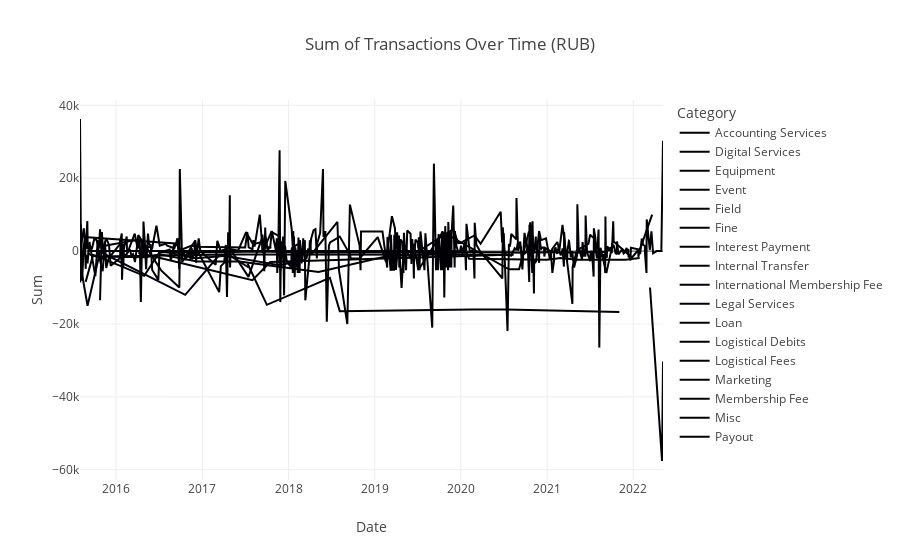
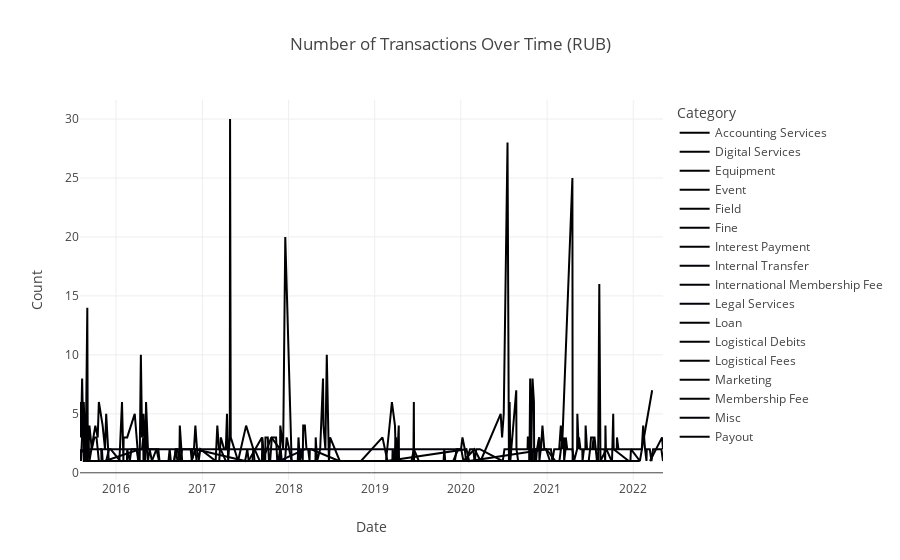

Notebook source saved alongside these figures, in order:
### Code cell
# Group the DataFrame by 'Category' and 'Date' and calculate the sum of 'Sum' and the count of transactions
category_sum_over_time = df_fin_rub.groupby(['Category', 'Date'])['Sum'].sum().reset_index()
category_count_over_time = df_fin_rub.groupby(['Category', 'Date']).size().reset_index(name='Count')

# Create a line graph for the sum of transactions over time for each category
fig_sum_over_time = px.line(category_sum_over_time, x='Date', y='Sum', color='Category',
                            title='Sum of Transactions Over Time (RUB)')

# Create a line graph for the number of transactions over time for each category
fig_count_over_time = px.line(category_count_over_time, x='Date', y='Count', color='Category',
                              title='Number of Transactions Over Time (RUB)')

# Show the interactive graphs
fig_sum_over_time.show()
fig_count_over_time.show()

### Figure 1 — Plotly figure (JSON) as saved in the notebook; plotly's stock layout.template omitted (floating-point values rounded to 4 significant figures; data arrays with more than 128 entries replaced by an {"elided": "..."} marker saying what was removed)
{"data": [{"hovertemplate": "Category=Accounting Services<br>Date=%{x}<br>Sum=%{y}<extra></extra>", "legendgroup": "Accounting Services", "line": {"color": "#000001", "dash": "solid"}, "marker": {"symbol": "circle"}, "mode": "lines", "name": "Accounting Services", "orientation": "v", "showlegend": true, "type": "scatter", "x": ["2016-04-04T00:00:00", "2017-08-01T00:00:00", "2017-10-15T00:00:00", "2020-07-16T00:00:00"], "xaxis": "x", "y": [-430, -8000, -3000, -1000], "yaxis": "y"}, {"hovertemplate": "Category=Digital Services<br>Date=%{x}<br>Sum=%{y}<extra></extra>", "legendgroup": "Digital Services", "line": {"color": "#000002", "dash": "solid"}, "marker": {"symbol": "circle"}, "mode": "lines", "name": "Digital Services", "orientation": "v", "showlegend": true, "type": "scatter", "x": ["2015-09-02T00:00:00", "2015-09-15T00:00:00", "2015-10-25T00:00:00", "2016-05-07T00:00:00", "2016-07-03T00:00:00", "2016-12-10T00:00:00", "2017-06-06T00:00:00", "2018-05-08T00:00:00", "2019-02-21T00:00:00", "2020-01-25T00:00:00", "2020-02-05T00:00:00", "2020-12-29T00:00:00", "2021-02-05T00:00:00", "2021-02-25T00:00:00", "2021-05-08T00:00:00", "2021-11-29T00:00:00", "2022-01-28T00:00:00"], "xaxis": "x", "y": [-500, -1000, -1500, -1714, -900, -2882, -2860, -5720, -1440, -316, -2084, -2399, -2080, -1908, -2362, -2360, -1911], "yaxis": "y"}, {"hovertemplate": "Category=Equipment<br>Date=%{x}<br>Sum=%{y}<extra></extra>", "legendgroup": "Equipment", "line": {"color": "#000003", "dash": "solid"}, "marker": {"symbol": "circle"}, "mode": "lines", "name": "Equipment", "orientation": "v", "showlegend": true, "type": "scatter", "x": {"elided": "191 str values"}, "xaxis": "x", "y": {"elided": "191 int values"}, "yaxis": "y"}, {"hovertemplate": "Category=Event<br>Date=%{x}<br>Sum=%{y}<extra></extra>", "legendgroup": "Event", "line": {"color": "#000004", "dash": "solid"}, "marker": {"symbol": "circle"}, "mode": "lines", "name": "Event", "orientation": "v", "showlegend": true, "type": "scatter", "x": ["2015-09-02T00:00:00", "2016-09-25T00:00:00"], "xaxis": "x", "y": [3800, 2000], "yaxis": "y"}, {"hovertemplate": "Category=Field<br>Date=%{x}<br>Sum=%{y}<extra></extra>", "legendgroup": "Field", "line": {"color": "#000005", "dash": "solid"}, "marker": {"symbol": "circle"}, "mode": "lines", "name": "Field", "orientation": "v", "showlegend": true, "type": "scatter", "x": {"elided": "310 str values"}, "xaxis": "x", "y": {"elided": "310 int values"}, "yaxis": "y"}, {"hovertemplate": "Category=Fine<br>Date=%{x}<br>Sum=%{y}<extra></extra>", "legendgroup": "Fine", "line": {"color": "#000006", "dash": "solid"}, "marker": {"symbol": "circle"}, "mode": "lines", "name": "Fine", "orientation": "v", "showlegend": true, "type": "scatter", "x": ["2018-03-11T00:00:00"], "xaxis": "x", "y": [1000], "yaxis": "y"}, {"hovertemplate": "Category=Interest Payment<br>Date=%{x}<br>Sum=%{y}<extra></extra>", "legendgroup": "Interest Payment", "line": {"color": "#000007", "dash": "solid"}, "marker": {"symbol": "circle"}, "mode": "lines", "name": "Interest Payment", "orientation": "v", "showlegend": true, "type": "scatter", "x": ["2021-05-24T00:00:00"], "xaxis": "x", "y": [1290], "yaxis": "y"}, {"hovertemplate": "Category=Internal Transfer<br>Date=%{x}<br>Sum=%{y}<extra></extra>", "legendgroup": "Internal Transfer", "line": {"color": "#000008", "dash": "solid"}, "marker": {"symbol": "circle"}, "mode": "lines", "name": "Internal Transfer", "orientation": "v", "showlegend": true, "type": "scatter", "x": ["2015-09-02T00:00:00", "2017-03-20T00:00:00", "2018-02-25T00:00:00", "2018-03-10T00:00:00", "2019-12-21T00:00:00"], "xaxis": "x", "y": [0, 0, 0, 0, 0], "yaxis": "y"}, {"hovertemplate": "Category=International Membership Fee<br>Date=%{x}<br>Sum=%{y}<extra></extra>", "legendgroup": "International Membership Fee", "line": {"color": "#000009", "dash": "solid"}, "marker": {"symbol": "circle"}, "mode": "lines", "name": "International Membership Fee", "orientation": "v", "showlegend": true, "type": "scatter", "x": ["2017-07-11T00:00:00", "2017-10-01T00:00:00", "2018-06-25T00:00:00", "2018-08-06T00:00:00", "2020-02-19T00:00:00", "2020-07-11T00:00:00", "2021-11-03T00:00:00"], "xaxis": "x", "y": [-3412, -14742, -7330, -16475, -16000, -16000, -16700], "yaxis": "y"}, {"hovertemplate": "Category=Legal Services<br>Date=%{x}<br>Sum=%{y}<extra></extra>", "legendgroup": "Legal Services", "line": {"color": "#000010", "dash": "solid"}, "marker": {"symbol": "circle"}, "mode": "lines", "name": "Legal Services", "orientation": "v", "showlegend": true, "type": "scatter", "x": ["2015-08-10T00:00:00", "2015-09-02T00:00:00", "2015-10-25T00:00:00", "2016-10-20T00:00:00", "2017-03-14T00:00:00", "2017-11-23T00:00:00", "2018-03-13T00:00:00"], "xaxis": "x", "y": [-6420, -15000, -200, -12000, -1000, -3850, -2380], "yaxis": "y"}, {"hovertemplate": "Category=Loan<br>Date=%{x}<br>Sum=%{y}<extra></extra>", "legendgroup": "Loan", "line": {"color": "#000001", "dash": "solid"}, "marker": {"symbol": "circle"}, "mode": "lines", "name": "Loan", "orientation": "v", "showlegend": true, "type": "scatter", "x": ["2019-07-07T00:00:00", "2019-10-16T00:00:00", "2020-07-23T00:00:00", "2020-09-04T00:00:00", "2020-10-15T00:00:00", "2020-10-30T00:00:00"], "xaxis": "x", "y": [-5000, 5250, -5000, -5000, 5200, 5200], "yaxis": "y"}, {"hovertemplate": "Category=Logistical Debits<br>Date=%{x}<br>Sum=%{y}<extra></extra>", "legendgroup": "Logistical Debits", "line": {"color": "#000002", "dash": "solid"}, "marker": {"symbol": "circle"}, "mode": "lines", "name": "Logistical Debits", "orientation": "v", "showlegend": true, "type": "scatter", "x": ["2015-08-25T00:00:00", "2015-09-25T00:00:00", "2015-11-03T00:00:00", "2016-04-29T00:00:00", "2016-07-03T00:00:00", "2017-04-03T00:00:00", "2017-08-07T00:00:00", "2018-06-02T00:00:00", "2019-04-20T00:00:00", "2019-04-28T00:00:00", "2019-05-05T00:00:00", "2019-07-09T00:00:00", "2019-09-22T00:00:00", "2019-11-02T00:00:00", "2019-12-21T00:00:00", "2019-12-28T00:00:00", "2020-06-14T00:00:00", "2020-09-20T00:00:00", "2020-10-17T00:00:00", "2020-10-18T00:00:00", "2020-12-12T00:00:00", "2020-12-20T00:00:00", "2021-05-30T00:00:00", "2021-06-12T00:00:00", "2021-06-19T00:00:00", "2021-08-07T00:00:00", "2021-08-29T00:00:00", "2021-09-01T00:00:00", "2021-09-04T00:00:00", "2021-09-05T00:00:00"], "xaxis": "x", "y": [-8450, -1170, -2000, -6780, -300, -315, -115, -400, -288, -225, -212, -295, -426, -302, -330, -284, -287, -447, -279, -260, -362, -256, -486, -283, -277, -160, -246, -257, -324, -335], "yaxis": "y"}, {"hovertemplate": "Category=Logistical Fees<br>Date=%{x}<br>Sum=%{y}<extra></extra>", "legendgroup": "Logistical Fees", "line": {"color": "#000003", "dash": "solid"}, "marker": {"symbol": "circle"}, "mode": "lines", "name": "Logistical Fees", "orientation": "v", "showlegend": true, "type": "scatter", "x": ["2017-12-18T00:00:00"], "xaxis": "x", "y": [-5000], "yaxis": "y"}, {"hovertemplate": "Category=Marketing<br>Date=%{x}<br>Sum=%{y}<extra></extra>", "legendgroup": "Marketing", "line": {"color": "#000004", "dash": "solid"}, "marker": {"symbol": "circle"}, "mode": "lines", "name": "Marketing", "orientation": "v", "showlegend": true, "type": "scatter", "x": ["2015-10-15T00:00:00", "2015-10-30T00:00:00", "2017-04-20T00:00:00", "2020-08-12T00:00:00"], "xaxis": "x", "y": [-1500, -1500, -900, -1000], "yaxis": "y"}, {"hovertemplate": "Category=Membership Fee<br>Date=%{x}<br>Sum=%{y}<extra></extra>", "legendgroup": "Membership Fee", "line": {"color": "#000005", "dash": "solid"}, "marker": {"symbol": "circle"}, "mode": "lines", "name": "Membership Fee", "orientation": "v", "showlegend": true, "type": "scatter", "x": ["2015-08-01T00:00:00", "2015-08-05T00:00:00", "2015-08-17T00:00:00", "2015-08-25T00:00:00", "2015-09-01T00:00:00", "2015-09-03T00:00:00", "2015-09-10T00:00:00", "2015-09-20T00:00:00", "2015-10-01T00:00:00", "2015-10-10T00:00:00", "2015-10-20T00:00:00", "2015-10-25T00:00:00", "2015-10-30T00:00:00", "2015-11-01T00:00:00", "2015-11-02T00:00:00", "2015-11-05T00:00:00", "2015-11-15T00:00:00", "2016-04-10T00:00:00", "2016-04-20T00:00:00", "2016-04-25T00:00:00", "2016-04-26T00:00:00", "2016-04-28T00:00:00", "2016-05-01T00:00:00", "2016-05-05T00:00:00", "2016-05-15T00:00:00", "2016-05-22T00:00:00", "2016-06-01T00:00:00", "2016-06-20T00:00:00", "2016-07-01T00:00:00", "2016-07-04T00:00:00", "2016-07-28T00:00:00", "2016-08-05T00:00:00", "2016-08-25T00:00:00", "2016-09-01T00:00:00", "2016-09-03T00:00:00", "2016-09-10T00:00:00", "2016-09-17T00:00:00", "2016-09-27T00:00:00", "2016-09-29T00:00:00", "2016-11-16T00:00:00", "2016-12-02T00:00:00", "2017-07-01T00:00:00", "2017-07-10T00:00:00", "2017-07-16T00:00:00", "2017-08-01T00:00:00", "2017-08-05T00:00:00", "2017-08-10T00:00:00", "2017-09-01T00:00:00", "2017-09-10T00:00:00", "2017-09-12T00:00:00", "2017-09-18T00:00:00", "2017-10-20T00:00:00"], "xaxis": "x", "y": [36250, 1000, 6250, 500, 8250, 500, 1750, 500, 3500, 3000, 750, 6000, 1000, 500, 5250, 1500, 1500, 3250, 2000, 2250, 500, 1250, 1450, 1500, 1000, 1250, 500, 7000, 2000, 1500, 2000, 1500, 1000, 1000, 500, 2000, 1500, 500, 250, 1500, 1200, 1000, 5250, 1000, 500, 3000, 1250, 10000, 2500, 4500, 1000, 1000], "yaxis": "y"}, {"hovertemplate": "Category=Misc<br>Date=%{x}<br>Sum=%{y}<extra></extra>", "legendgroup": "Misc", "line": {"color": "#000006", "dash": "solid"}, "marker": {"symbol": "circle"}, "mode": "lines", "name": "Misc", "orientation": "v", "showlegend": true, "type": "scatter", "x": ["2016-07-15T00:00:00", "2016-12-04T00:00:00", "2017-04-26T00:00:00", "2017-07-16T00:00:00"], "xaxis": "x", "y": [-80, -1962, -1200, -4500], "yaxis": "y"}, {"hovertemplate": "Category=Payout<br>Date=%{x}<br>Sum=%{y}<extra></extra>", "legendgroup": "Payout", "line": {"color": "#000007", "dash": "solid"}, "marker": {"symbol": "circle"}, "mode": "lines", "name": "Payout", "orientation": "v", "showlegend": true, "type": "scatter", "x": ["2022-03-13T00:00:00", "2022-05-03T00:00:00", "2022-05-07T00:00:00"], "xaxis": "x", "y": [-10000, -57600, -30300], "yaxis": "y"}], "layout": {"legend": {"title": {"text": "Category"}, "tracegroupgap": 0}, "title": {"text": "Sum of Transactions Over Time (RUB)"}, "xaxis": {"anchor": "y", "domain": [0, 1], "title": {"text": "Date"}}, "yaxis": {"anchor": "x", "domain": [0, 1], "title": {"text": "Sum"}}}}

### Figure 2 — Plotly figure (JSON) as saved in the notebook; plotly's stock layout.template omitted (floating-point values rounded to 4 significant figures; data arrays with more than 128 entries replaced by an {"elided": "..."} marker saying what was removed)
{"data": [{"hovertemplate": "Category=Accounting Services<br>Date=%{x}<br>Count=%{y}<extra></extra>", "legendgroup": "Accounting Services", "line": {"color": "#000001", "dash": "solid"}, "marker": {"symbol": "circle"}, "mode": "lines", "name": "Accounting Services", "orientation": "v", "showlegend": true, "type": "scatter", "x": ["2016-04-04T00:00:00", "2017-08-01T00:00:00", "2017-10-15T00:00:00", "2020-07-16T00:00:00"], "xaxis": "x", "y": [1, 1, 1, 1], "yaxis": "y"}, {"hovertemplate": "Category=Digital Services<br>Date=%{x}<br>Count=%{y}<extra></extra>", "legendgroup": "Digital Services", "line": {"color": "#000002", "dash": "solid"}, "marker": {"symbol": "circle"}, "mode": "lines", "name": "Digital Services", "orientation": "v", "showlegend": true, "type": "scatter", "x": ["2015-09-02T00:00:00", "2015-09-15T00:00:00", "2015-10-25T00:00:00", "2016-05-07T00:00:00", "2016-07-03T00:00:00", "2016-12-10T00:00:00", "2017-06-06T00:00:00", "2018-05-08T00:00:00", "2019-02-21T00:00:00", "2020-01-25T00:00:00", "2020-02-05T00:00:00", "2020-12-29T00:00:00", "2021-02-05T00:00:00", "2021-02-25T00:00:00", "2021-05-08T00:00:00", "2021-11-29T00:00:00", "2022-01-28T00:00:00"], "xaxis": "x", "y": [1, 1, 1, 1, 1, 1, 1, 1, 1, 2, 1, 2, 1, 1, 1, 1, 1], "yaxis": "y"}, {"hovertemplate": "Category=Equipment<br>Date=%{x}<br>Count=%{y}<extra></extra>", "legendgroup": "Equipment", "line": {"color": "#000003", "dash": "solid"}, "marker": {"symbol": "circle"}, "mode": "lines", "name": "Equipment", "orientation": "v", "showlegend": true, "type": "scatter", "x": {"elided": "191 str values"}, "xaxis": "x", "y": {"elided": "191 int values"}, "yaxis": "y"}, {"hovertemplate": "Category=Event<br>Date=%{x}<br>Count=%{y}<extra></extra>", "legendgroup": "Event", "line": {"color": "#000004", "dash": "solid"}, "marker": {"symbol": "circle"}, "mode": "lines", "name": "Event", "orientation": "v", "showlegend": true, "type": "scatter", "x": ["2015-09-02T00:00:00", "2016-09-25T00:00:00"], "xaxis": "x", "y": [1, 1], "yaxis": "y"}, {"hovertemplate": "Category=Field<br>Date=%{x}<br>Count=%{y}<extra></extra>", "legendgroup": "Field", "line": {"color": "#000005", "dash": "solid"}, "marker": {"symbol": "circle"}, "mode": "lines", "name": "Field", "orientation": "v", "showlegend": true, "type": "scatter", "x": {"elided": "310 str values"}, "xaxis": "x", "y": {"elided": "310 int values"}, "yaxis": "y"}, {"hovertemplate": "Category=Fine<br>Date=%{x}<br>Count=%{y}<extra></extra>", "legendgroup": "Fine", "line": {"color": "#000006", "dash": "solid"}, "marker": {"symbol": "circle"}, "mode": "lines", "name": "Fine", "orientation": "v", "showlegend": true, "type": "scatter", "x": ["2018-03-11T00:00:00"], "xaxis": "x", "y": [1], "yaxis": "y"}, {"hovertemplate": "Category=Interest Payment<br>Date=%{x}<br>Count=%{y}<extra></extra>", "legendgroup": "Interest Payment", "line": {"color": "#000007", "dash": "solid"}, "marker": {"symbol": "circle"}, "mode": "lines", "name": "Interest Payment", "orientation": "v", "showlegend": true, "type": "scatter", "x": ["2021-05-24T00:00:00"], "xaxis": "x", "y": [1], "yaxis": "y"}, {"hovertemplate": "Category=Internal Transfer<br>Date=%{x}<br>Count=%{y}<extra></extra>", "legendgroup": "Internal Transfer", "line": {"color": "#000008", "dash": "solid"}, "marker": {"symbol": "circle"}, "mode": "lines", "name": "Internal Transfer", "orientation": "v", "showlegend": true, "type": "scatter", "x": ["2015-09-02T00:00:00", "2017-03-20T00:00:00", "2018-02-25T00:00:00", "2018-03-10T00:00:00", "2019-12-21T00:00:00"], "xaxis": "x", "y": [2, 2, 2, 2, 2], "yaxis": "y"}, {"hovertemplate": "Category=International Membership Fee<br>Date=%{x}<br>Count=%{y}<extra></extra>", "legendgroup": "International Membership Fee", "line": {"color": "#000009", "dash": "solid"}, "marker": {"symbol": "circle"}, "mode": "lines", "name": "International Membership Fee", "orientation": "v", "showlegend": true, "type": "scatter", "x": ["2017-07-11T00:00:00", "2017-10-01T00:00:00", "2018-06-25T00:00:00", "2018-08-06T00:00:00", "2020-02-19T00:00:00", "2020-07-11T00:00:00", "2021-11-03T00:00:00"], "xaxis": "x", "y": [1, 1, 1, 1, 1, 1, 1], "yaxis": "y"}, {"hovertemplate": "Category=Legal Services<br>Date=%{x}<br>Count=%{y}<extra></extra>", "legendgroup": "Legal Services", "line": {"color": "#000010", "dash": "solid"}, "marker": {"symbol": "circle"}, "mode": "lines", "name": "Legal Services", "orientation": "v", "showlegend": true, "type": "scatter", "x": ["2015-08-10T00:00:00", "2015-09-02T00:00:00", "2015-10-25T00:00:00", "2016-10-20T00:00:00", "2017-03-14T00:00:00", "2017-11-23T00:00:00", "2018-03-13T00:00:00"], "xaxis": "x", "y": [2, 1, 1, 1, 1, 1, 2], "yaxis": "y"}, {"hovertemplate": "Category=Loan<br>Date=%{x}<br>Count=%{y}<extra></extra>", "legendgroup": "Loan", "line": {"color": "#000001", "dash": "solid"}, "marker": {"symbol": "circle"}, "mode": "lines", "name": "Loan", "orientation": "v", "showlegend": true, "type": "scatter", "x": ["2019-07-07T00:00:00", "2019-10-16T00:00:00", "2020-07-23T00:00:00", "2020-09-04T00:00:00", "2020-10-15T00:00:00", "2020-10-30T00:00:00"], "xaxis": "x", "y": [1, 1, 1, 1, 1, 1], "yaxis": "y"}, {"hovertemplate": "Category=Logistical Debits<br>Date=%{x}<br>Count=%{y}<extra></extra>", "legendgroup": "Logistical Debits", "line": {"color": "#000002", "dash": "solid"}, "marker": {"symbol": "circle"}, "mode": "lines", "name": "Logistical Debits", "orientation": "v", "showlegend": true, "type": "scatter", "x": ["2015-08-25T00:00:00", "2015-09-25T00:00:00", "2015-11-03T00:00:00", "2016-04-29T00:00:00", "2016-07-03T00:00:00", "2017-04-03T00:00:00", "2017-08-07T00:00:00", "2018-06-02T00:00:00", "2019-04-20T00:00:00", "2019-04-28T00:00:00", "2019-05-05T00:00:00", "2019-07-09T00:00:00", "2019-09-22T00:00:00", "2019-11-02T00:00:00", "2019-12-21T00:00:00", "2019-12-28T00:00:00", "2020-06-14T00:00:00", "2020-09-20T00:00:00", "2020-10-17T00:00:00", "2020-10-18T00:00:00", "2020-12-12T00:00:00", "2020-12-20T00:00:00", "2021-05-30T00:00:00", "2021-06-12T00:00:00", "2021-06-19T00:00:00", "2021-08-07T00:00:00", "2021-08-29T00:00:00", "2021-09-01T00:00:00", "2021-09-04T00:00:00", "2021-09-05T00:00:00"], "xaxis": "x", "y": [1, 1, 1, 1, 1, 1, 1, 1, 1, 1, 1, 1, 1, 1, 1, 1, 1, 1, 1, 1, 1, 1, 1, 1, 1, 1, 1, 1, 1, 1], "yaxis": "y"}, {"hovertemplate": "Category=Logistical Fees<br>Date=%{x}<br>Count=%{y}<extra></extra>", "legendgroup": "Logistical Fees", "line": {"color": "#000003", "dash": "solid"}, "marker": {"symbol": "circle"}, "mode": "lines", "name": "Logistical Fees", "orientation": "v", "showlegend": true, "type": "scatter", "x": ["2017-12-18T00:00:00"], "xaxis": "x", "y": [1], "yaxis": "y"}, {"hovertemplate": "Category=Marketing<br>Date=%{x}<br>Count=%{y}<extra></extra>", "legendgroup": "Marketing", "line": {"color": "#000004", "dash": "solid"}, "marker": {"symbol": "circle"}, "mode": "lines", "name": "Marketing", "orientation": "v", "showlegend": true, "type": "scatter", "x": ["2015-10-15T00:00:00", "2015-10-30T00:00:00", "2017-04-20T00:00:00", "2020-08-12T00:00:00"], "xaxis": "x", "y": [1, 1, 1, 1], "yaxis": "y"}, {"hovertemplate": "Category=Membership Fee<br>Date=%{x}<br>Count=%{y}<extra></extra>", "legendgroup": "Membership Fee", "line": {"color": "#000005", "dash": "solid"}, "marker": {"symbol": "circle"}, "mode": "lines", "name": "Membership Fee", "orientation": "v", "showlegend": true, "type": "scatter", "x": ["2015-08-01T00:00:00", "2015-08-05T00:00:00", "2015-08-17T00:00:00", "2015-08-25T00:00:00", "2015-09-01T00:00:00", "2015-09-03T00:00:00", "2015-09-10T00:00:00", "2015-09-20T00:00:00", "2015-10-01T00:00:00", "2015-10-10T00:00:00", "2015-10-20T00:00:00", "2015-10-25T00:00:00", "2015-10-30T00:00:00", "2015-11-01T00:00:00", "2015-11-02T00:00:00", "2015-11-05T00:00:00", "2015-11-15T00:00:00", "2016-04-10T00:00:00", "2016-04-20T00:00:00", "2016-04-25T00:00:00", "2016-04-26T00:00:00", "2016-04-28T00:00:00", "2016-05-01T00:00:00", "2016-05-05T00:00:00", "2016-05-15T00:00:00", "2016-05-22T00:00:00", "2016-06-01T00:00:00", "2016-06-20T00:00:00", "2016-07-01T00:00:00", "2016-07-04T00:00:00", "2016-07-28T00:00:00", "2016-08-05T00:00:00", "2016-08-25T00:00:00", "2016-09-01T00:00:00", "2016-09-03T00:00:00", "2016-09-10T00:00:00", "2016-09-17T00:00:00", "2016-09-27T00:00:00", "2016-09-29T00:00:00", "2016-11-16T00:00:00", "2016-12-02T00:00:00", "2017-07-01T00:00:00", "2017-07-10T00:00:00", "2017-07-16T00:00:00", "2017-08-01T00:00:00", "2017-08-05T00:00:00", "2017-08-10T00:00:00", "2017-09-01T00:00:00", "2017-09-10T00:00:00", "2017-09-12T00:00:00", "2017-09-18T00:00:00", "2017-10-20T00:00:00"], "xaxis": "x", "y": [2, 1, 6, 1, 14, 1, 4, 2, 3, 3, 1, 1, 1, 1, 2, 1, 1, 2, 2, 3, 1, 2, 1, 3, 1, 2, 1, 2, 1, 1, 1, 1, 1, 1, 1, 2, 2, 1, 1, 1, 2, 1, 2, 1, 1, 2, 2, 1, 1, 3, 1, 1], "yaxis": "y"}, {"hovertemplate": "Category=Misc<br>Date=%{x}<br>Count=%{y}<extra></extra>", "legendgroup": "Misc", "line": {"color": "#000006", "dash": "solid"}, "marker": {"symbol": "circle"}, "mode": "lines", "name": "Misc", "orientation": "v", "showlegend": true, "type": "scatter", "x": ["2016-07-15T00:00:00", "2016-12-04T00:00:00", "2017-04-26T00:00:00", "2017-07-16T00:00:00"], "xaxis": "x", "y": [1, 1, 1, 1], "yaxis": "y"}, {"hovertemplate": "Category=Payout<br>Date=%{x}<br>Count=%{y}<extra></extra>", "legendgroup": "Payout", "line": {"color": "#000007", "dash": "solid"}, "marker": {"symbol": "circle"}, "mode": "lines", "name": "Payout", "orientation": "v", "showlegend": true, "type": "scatter", "x": ["2022-03-13T00:00:00", "2022-05-03T00:00:00", "2022-05-07T00:00:00"], "xaxis": "x", "y": [1, 3, 2], "yaxis": "y"}], "layout": {"legend": {"title": {"text": "Category"}, "tracegroupgap": 0}, "title": {"text": "Number of Transactions Over Time (RUB)"}, "xaxis": {"anchor": "y", "domain": [0, 1], "title": {"text": "Date"}}, "yaxis": {"anchor": "x", "domain": [0, 1], "title": {"text": "Count"}}}}
